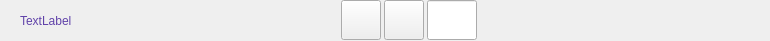
<?xml version="1.0" encoding="UTF-8"?>
<ui version="4.0">
 <class>PageScrollWidget</class>
 <widget class="QWidget" name="PageScrollWidget">
  <property name="geometry">
   <rect>
    <x>0</x>
    <y>0</y>
    <width>770</width>
    <height>41</height>
   </rect>
  </property>
  <property name="windowTitle">
   <string>Form</string>
  </property>
  <widget class="QLabel" name="label">
   <property name="geometry">
    <rect>
     <x>20</x>
     <y>0</y>
     <width>231</width>
     <height>41</height>
    </rect>
   </property>
   <property name="styleSheet">
    <string notr="true">font: 75 12px &quot;Microsoft YaHei UI Light&quot;;
color: rgb(96,66,169);</string>
   </property>
   <property name="text">
    <string>TextLabel</string>
   </property>
  </widget>
  <widget class="QWidget" name="widget" native="true">
   <property name="geometry">
    <rect>
     <x>0</x>
     <y>0</y>
     <width>770</width>
     <height>41</height>
    </rect>
   </property>
   <layout class="QHBoxLayout" name="horizontalLayout" stretch="7,6,6">
    <property name="spacing">
     <number>0</number>
    </property>
    <property name="leftMargin">
     <number>0</number>
    </property>
    <property name="topMargin">
     <number>0</number>
    </property>
    <property name="rightMargin">
     <number>0</number>
    </property>
    <property name="bottomMargin">
     <number>0</number>
    </property>
    <item>
     <spacer name="horizontalSpacer">
      <property name="orientation">
       <enum>Qt::Horizontal</enum>
      </property>
      <property name="sizeHint" stdset="0">
       <size>
        <width>330</width>
        <height>20</height>
       </size>
      </property>
     </spacer>
    </item>
    <item>
     <layout class="QHBoxLayout" name="horizontalLayout_2">
      <property name="spacing">
       <number>3</number>
      </property>
      <item>
       <widget class="QToolButton" name="toolButton_pre">
        <property name="sizePolicy">
         <sizepolicy hsizetype="Preferred" vsizetype="Preferred">
          <horstretch>0</horstretch>
          <verstretch>0</verstretch>
         </sizepolicy>
        </property>
        <property name="minimumSize">
         <size>
          <width>0</width>
          <height>0</height>
         </size>
        </property>
        <property name="maximumSize">
         <size>
          <width>40</width>
          <height>40</height>
         </size>
        </property>
        <property name="font">
         <font>
          <pointsize>10</pointsize>
         </font>
        </property>
        <property name="text">
         <string/>
        </property>
       </widget>
      </item>
      <item>
       <layout class="QHBoxLayout" name="button_layout">
        <property name="spacing">
         <number>1</number>
        </property>
       </layout>
      </item>
      <item>
       <widget class="QToolButton" name="toolButton_next">
        <property name="sizePolicy">
         <sizepolicy hsizetype="Preferred" vsizetype="Preferred">
          <horstretch>0</horstretch>
          <verstretch>0</verstretch>
         </sizepolicy>
        </property>
        <property name="minimumSize">
         <size>
          <width>0</width>
          <height>0</height>
         </size>
        </property>
        <property name="maximumSize">
         <size>
          <width>40</width>
          <height>40</height>
         </size>
        </property>
        <property name="font">
         <font>
          <pointsize>10</pointsize>
         </font>
        </property>
        <property name="text">
         <string/>
        </property>
       </widget>
      </item>
      <item>
       <widget class="QLineEdit" name="lineEdit">
        <property name="sizePolicy">
         <sizepolicy hsizetype="Preferred" vsizetype="Preferred">
          <horstretch>0</horstretch>
          <verstretch>0</verstretch>
         </sizepolicy>
        </property>
        <property name="minimumSize">
         <size>
          <width>0</width>
          <height>0</height>
         </size>
        </property>
        <property name="maximumSize">
         <size>
          <width>50</width>
          <height>40</height>
         </size>
        </property>
        <property name="alignment">
         <set>Qt::AlignCenter</set>
        </property>
       </widget>
      </item>
     </layout>
    </item>
    <item>
     <spacer name="horizontalSpacer_2">
      <property name="orientation">
       <enum>Qt::Horizontal</enum>
      </property>
      <property name="sizeHint" stdset="0">
       <size>
        <width>308</width>
        <height>20</height>
       </size>
      </property>
     </spacer>
    </item>
   </layout>
  </widget>
 </widget>
 <resources/>
 <connections/>
</ui>
